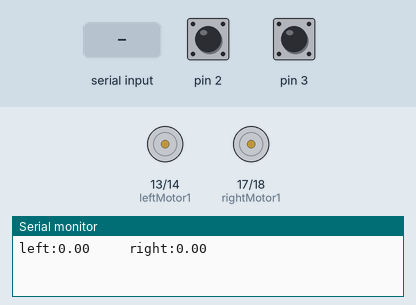
Recording of a sketch running on a simulated Arduino Uno, built with avr-gcc and run on an emulated ATmega328P. On the bench: motor-driver pin pairs drawn as motors (green arrow = first pin HIGH = forward, orange = second pin HIGH = backward, longer = more drive), the last lines printed to the serial monitor. The inputs (shaded band) are chosen by the test bench; at power-on: pin 2 HIGH, pin 3 HIGH.

Above: at 1.2 s.
1.3 s: byte 1 (FORWARD) received over Serial
At 1.8 s:
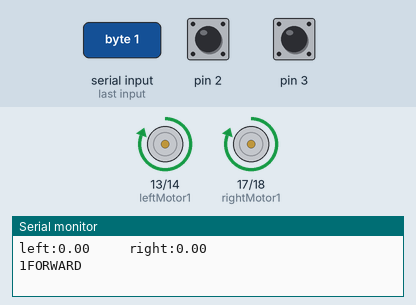
2.8 s: byte 2 (BACKWARD) received over Serial
At 4.0 s:
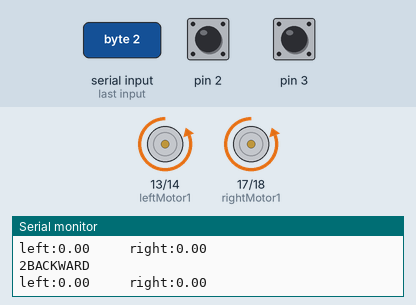
4.3 s: byte 3 (TURNLEFT) received over Serial
At 5.3 s:
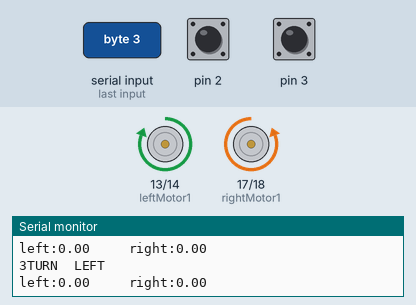
5.8 s: byte 4 (TURNRIGHT) received over Serial
At 6.5 s:
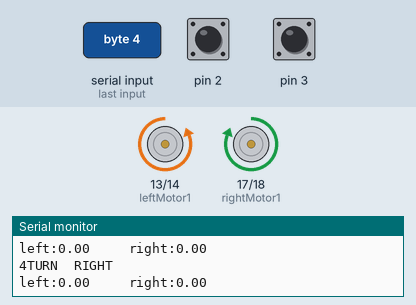
7.3 s: "1" received over Serial
At 7.6 s:
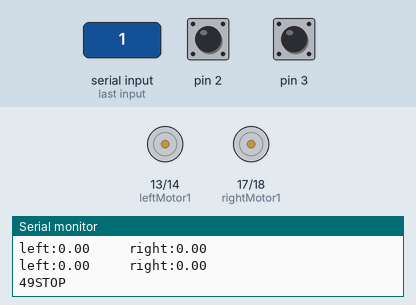
Timing chart, 0 to 9.8 s (numbered marks = the images above; inputs shaded):
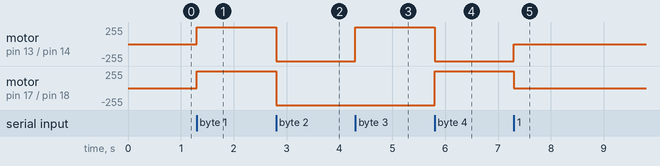

Measured:
- after the input at 1.3 s, motor on pin 13 (leftMotor1) / pin 14 (leftMotor2), motor on pin 17 (rightMotor1) / pin 18 (rightMotor2): stopped → forward 255/255 at once
- after the input at 2.8 s, motor on pin 13 (leftMotor1) / pin 14 (leftMotor2), motor on pin 17 (rightMotor1) / pin 18 (rightMotor2): forward 255/255 → backward 255/255 at once
- after the input at 4.3 s, motor on pin 13 (leftMotor1) / pin 14 (leftMotor2): backward 255/255 → forward 255/255 at once
- after the input at 5.8 s, motor on pin 13 (leftMotor1) / pin 14 (leftMotor2): forward 255/255 → backward 255/255 at once; motor on pin 17 (rightMotor1) / pin 18 (rightMotor2): backward 255/255 → forward 255/255 at once
- after the input at 7.3 s, motor on pin 13 (leftMotor1) / pin 14 (leftMotor2): backward 255/255 → stopped at once; motor on pin 17 (rightMotor1) / pin 18 (rightMotor2): forward 255/255 → stopped at once

The sketch:

_003_SpeedComputation.ino
```cpp
int leftCounter=0,  rightCounter=0;
unsigned long time = 0, old_time = 0; // for time stamp
unsigned long time1 = 0;  // for time stamp
float lv,rv ; // left wheel speed, right wheel speed

#define STOP      0
#define FORWARD   1
#define BACKWARD  2
#define TURNLEFT  3
#define TURNRIGHT 4

int rightMotor1 = 17;
int rightMotor2 = 18;
int leftMotor1 = 13;
int leftMotor2 = 14;

void setup() {
  // put your setup code here, to run once:
  Serial.begin(9600);
  attachInterrupt(0,RightCount_CallBack, FALLING);
  attachInterrupt(1,LeftCount_CallBack, FALLING);

  pinMode(leftMotor1, OUTPUT);
  pinMode(leftMotor2, OUTPUT);
  pinMode(rightMotor1, OUTPUT);
  pinMode(rightMotor2, OUTPUT);
}

void loop() {
  // put your main code here, to run repeatedly:
  SpeedEstimation();
  if(Serial.available()>0)
  {
    int cmd = Serial.read();

    Serial.print(cmd);
    motorRun(cmd);
  }
}
/*
 ** Compute wheel speed
 */
bool SpeedEstimation()
{
  time = millis();  // record the timestamp for computing the running speed. unit in milliseconds.
  if(abs(time - old_time) >= 1000)  // if it's already 1 second
  {
    detachInterrupt(0); // detach external interrupt 0
    detachInterrupt(1); // detach external interrupt 1
    // Compute wheel speed from the counters (frequencies)
    // if we present the speed in "how many wheel rounds per minute
    // For this specific wheel, there are 20 0/1s, the speed is easily estimated as:
    // counter*60/20
    lv =(float)leftCounter*60/20; // motor speed calculation
    rv =(float)rightCounter*60/20;// motor speed calculation
    Serial.print("left:");
    Serial.print(lv); // send left wheel speed to upper-level computer
    Serial.print("     right:");
    Serial.println(rv);// send right wheel speed to upper-level computer
    // return to the initial status of the speed encoder
    leftCounter = 0;  // for every 1 second, reset counters to 0.
    rightCounter = 0; // for every 1 second, reset counters to 0.
    old_time=  millis();  // record the timestamp for computing the running speed
    attachInterrupt(0, RightCount_CallBack,FALLING);  // re-attach external interrupt 0
    attachInterrupt(1, LeftCount_CallBack,FALLING);   // re-attach external interrupt 1
    return 1;
  }
  else
    return 0;
}
/*
 ** Right wheel speed encoder callback() function
 */
void RightCount_CallBack()
{
  rightCounter++;
}
/*
 ** Left wheel speed encoder callback() function
 */
void LeftCount_CallBack()
{
  leftCounter++;
}
/*
 ** Motor Control for vehicle running
 */
void motorRun(int cmd)
{
  switch(cmd){
    case FORWARD:
      Serial.println("FORWARD");  // print out vehicle status
      digitalWrite(leftMotor1, HIGH);
      digitalWrite(leftMotor2, LOW);
      digitalWrite(rightMotor1, HIGH);
      digitalWrite(rightMotor2, LOW);
      break;
     case BACKWARD:
      Serial.println("BACKWARD"); // print out vehicle status
      digitalWrite(leftMotor1, LOW);
      digitalWrite(leftMotor2, HIGH);
      digitalWrite(rightMotor1, LOW);
      digitalWrite(rightMotor2, HIGH);
      break;
     case TURNLEFT:
      Serial.println("TURN  LEFT"); // print out vehicle status
      digitalWrite(leftMotor1, HIGH);
      digitalWrite(leftMotor2, LOW);
      digitalWrite(rightMotor1, LOW);
      digitalWrite(rightMotor2, HIGH);
      break;
     case TURNRIGHT:
      Serial.println("TURN  RIGHT"); // print out vehicle status
      digitalWrite(leftMotor1, LOW);
      digitalWrite(leftMotor2, HIGH);
      digitalWrite(rightMotor1, HIGH);
      digitalWrite(rightMotor2, LOW);
      break;
     default:
      Serial.println("STOP"); // print out vehicle status
      digitalWrite(leftMotor1, LOW);
      digitalWrite(leftMotor2, LOW);
      digitalWrite(rightMotor1, LOW);
      digitalWrite(rightMotor2, LOW);
  }
}
```
